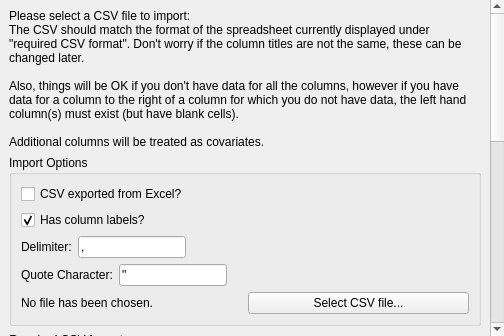
<?xml version="1.0" encoding="UTF-8"?>
<ui version="4.0">
 <class>WizardPage</class>
 <widget class="QWizardPage" name="WizardPage">
  <property name="geometry">
   <rect>
    <x>0</x>
    <y>0</y>
    <width>0</width>
    <height>0</height>
   </rect>
  </property>
  <property name="windowTitle">
   <string>WizardPage</string>
  </property>
  <property name="title">
   <string>Choose CSV File</string>
  </property>
  <layout class="QVBoxLayout" name="workflowPageLayout">
   <property name="leftMargin"><number>0</number></property>
   <property name="topMargin"><number>0</number></property>
   <property name="rightMargin"><number>0</number></property>
   <property name="bottomMargin"><number>0</number></property>
   <item>
    <widget class="QScrollArea" name="pageScrollArea">
     <property name="focusPolicy"><enum>Qt::NoFocus</enum></property>
     <property name="frameShape"><enum>QFrame::NoFrame</enum></property>
     <property name="widgetResizable"><bool>true</bool></property>
     <widget class="QWidget" name="pageScrollContent">
      <property name="sizePolicy"><sizepolicy hsizetype="Ignored" vsizetype="Preferred"><horstretch>0</horstretch><verstretch>0</verstretch></sizepolicy></property>
      <layout class="QVBoxLayout" name="verticalLayout_2">
       <item>
        <widget class="QLabel" name="instructions">
     <property name="text">
      <string>Please select a CSV file to import:
The CSV should match the format of the spreadsheet currently displayed under &quot;required CSV format&quot;. Don't worry if the column titles are not the same, these can be changed later.

Also, things will be OK if you don't have data for all the columns, however if you have data for a column to the right of a column for which you do not have data, the left hand column(s) must exist (but have blank cells).

Additional columns will be treated as covariates.</string>
     </property>
     <property name="wordWrap">
      <bool>true</bool>
     </property>
    </widget>
   </item>
   <item>
    <widget class="QGroupBox" name="groupBox">
     <property name="sizePolicy">
      <sizepolicy hsizetype="Preferred" vsizetype="Minimum">
       <horstretch>0</horstretch>
       <verstretch>0</verstretch>
      </sizepolicy>
     </property>
     <property name="title">
      <string>Import Options</string>
     </property>
     <layout class="QVBoxLayout" name="verticalLayout">
      <item>
       <widget class="QCheckBox" name="from_excel_chkbx">
        <property name="text">
         <string>CSV exported from Excel?</string>
        </property>
       </widget>
      </item>
      <item>
       <widget class="QCheckBox" name="has_headers_chkbx">
        <property name="text">
         <string>Has column labels?</string>
        </property>
        <property name="checked">
         <bool>true</bool>
        </property>
       </widget>
      </item>
      <item>
       <layout class="QHBoxLayout" name="horizontalLayout">
        <item>
         <widget class="QLabel" name="delimter_lbl">
          <property name="text">
           <string>Delimiter:</string>
          </property>
          <property name="buddy">
           <cstring>delimter_le</cstring>
          </property>
         </widget>
        </item>
        <item>
         <widget class="QLineEdit" name="delimter_le">
          <property name="sizePolicy">
           <sizepolicy hsizetype="Minimum" vsizetype="Fixed">
            <horstretch>0</horstretch>
            <verstretch>0</verstretch>
           </sizepolicy>
          </property>
          <property name="maxLength"><number>1</number></property>
          <property name="text">
           <string>,</string>
          </property>
         </widget>
        </item>
        <item>
         <spacer name="horizontalSpacer">
          <property name="orientation">
           <enum>Qt::Horizontal</enum>
          </property>
          <property name="sizeHint" stdset="0">
           <size>
            <width>40</width>
            <height>20</height>
           </size>
          </property>
         </spacer>
        </item>
       </layout>
      </item>
      <item>
       <layout class="QHBoxLayout" name="horizontalLayout_3">
        <item>
         <widget class="QLabel" name="label_2">
          <property name="text">
           <string>Quote Character:</string>
          </property>
          <property name="buddy">
           <cstring>delimter_le</cstring>
          </property>
         </widget>
        </item>
        <item>
         <widget class="QLineEdit" name="quotechar_le">
          <property name="sizePolicy">
           <sizepolicy hsizetype="Minimum" vsizetype="Fixed">
            <horstretch>0</horstretch>
            <verstretch>0</verstretch>
           </sizepolicy>
          </property>
          <property name="maxLength"><number>1</number></property>
          <property name="text">
           <string>&quot;</string>
          </property>
         </widget>
        </item>
        <item>
         <spacer name="horizontalSpacer_2">
          <property name="orientation">
           <enum>Qt::Horizontal</enum>
          </property>
          <property name="sizeHint" stdset="0">
           <size>
            <width>40</width>
            <height>20</height>
           </size>
          </property>
         </spacer>
        </item>
       </layout>
      </item>
      <item>
       <layout class="QHBoxLayout" name="horizontalLayout_2">
        <item>
         <widget class="QLabel" name="file_path_lbl">
         <property name="text">
          <string>No file has been chosen.</string>
         </property>
         <property name="wordWrap"><bool>true</bool></property>
          <property name="buddy">
           <cstring>select_file_btn</cstring>
          </property>
         </widget>
        </item>
        <item>
         <widget class="QPushButton" name="select_file_btn">
          <property name="text">
           <string>Select CSV file...</string>
          </property>
          <property name="icon">
           <iconset resource="../images/icons.qrc">
            <normaloff>:/function_icon_set/function_icon_set/folder_48.png</normaloff>:/function_icon_set/function_icon_set/folder_48.png</iconset>
          </property>
         </widget>
        </item>
       </layout>
      </item>
     </layout>
    </widget>
   </item>
   <item>
    <widget class="QGroupBox" name="groupBox_2">
     <property name="title">
      <string>Required CSV format</string>
     </property>
     <layout class="QHBoxLayout" name="horizontalLayout_4">
      <item>
       <widget class="QTableWidget" name="required_fmt_table">
        <property name="sizePolicy">
         <sizepolicy hsizetype="Minimum" vsizetype="MinimumExpanding">
          <horstretch>0</horstretch>
          <verstretch>0</verstretch>
         </sizepolicy>
        </property>
       </widget>
      </item>
     </layout>
    </widget>
   </item>
   <item>
    <widget class="QGroupBox" name="preview_grp_box">
     <property name="title">
      <string>Preview of imported data</string>
     </property>
     <layout class="QHBoxLayout" name="horizontalLayout_5">
      <item>
       <widget class="QTableWidget" name="preview_table">
        <property name="sizePolicy">
         <sizepolicy hsizetype="Minimum" vsizetype="Expanding">
          <horstretch>0</horstretch>
          <verstretch>0</verstretch>
         </sizepolicy>
        </property>
       </widget>
      </item>
     </layout>
    </widget>
   </item>
      </layout>
     </widget>
    </widget>
   </item>
  </layout>
 </widget>
 <resources>
  <include location="../images/icons.qrc"/>
 </resources>
 <connections/>
</ui>
